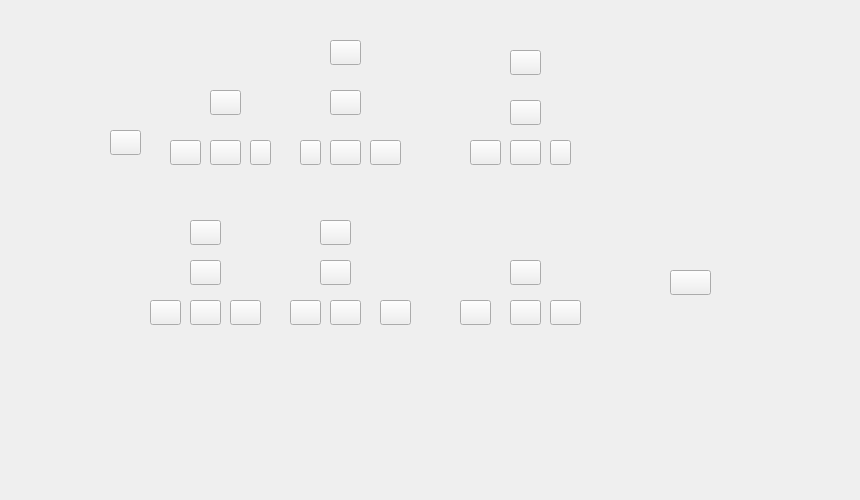
     <widget class="QWidget" name="page_2">
      <widget class="QWidget" name="Widget6CarriageStatus" native="true">
       <property name="geometry">
        <rect>
         <x>90</x>
         <y>30</y>
         <width>761</width>
         <height>461</height>
        </rect>
       </property>
       <widget class="QPushButton" name="pushButtonCar1DriverAlarm">
        <property name="geometry">
         <rect>
          <x>20</x>
          <y>100</y>
          <width>31</width>
          <height>25</height>
         </rect>
        </property>
        <property name="text">
         <string/>
        </property>
       </widget>
       <widget class="QPushButton" name="pushButtonCar1NVRAlarm">
        <property name="geometry">
         <rect>
          <x>120</x>
          <y>60</y>
          <width>31</width>
          <height>25</height>
         </rect>
        </property>
        <property name="text">
         <string/>
        </property>
       </widget>
       <widget class="QPushButton" name="pushButtonCar1Alarm1">
        <property name="geometry">
         <rect>
          <x>80</x>
          <y>110</y>
          <width>31</width>
          <height>25</height>
         </rect>
        </property>
        <property name="text">
         <string/>
        </property>
       </widget>
       <widget class="QPushButton" name="pushButtonCar1Alarm2">
        <property name="geometry">
         <rect>
          <x>120</x>
          <y>110</y>
          <width>31</width>
          <height>25</height>
         </rect>
        </property>
        <property name="text">
         <string/>
        </property>
       </widget>
       <widget class="QPushButton" name="pushButtonCar1Alarm3">
        <property name="geometry">
         <rect>
          <x>160</x>
          <y>110</y>
          <width>21</width>
          <height>25</height>
         </rect>
        </property>
        <property name="text">
         <string/>
        </property>
       </widget>
       <widget class="QPushButton" name="pushButtonCar2PantoAlarm">
        <property name="geometry">
         <rect>
          <x>240</x>
          <y>10</y>
          <width>31</width>
          <height>25</height>
         </rect>
        </property>
        <property name="text">
         <string/>
        </property>
       </widget>
       <widget class="QPushButton" name="pushButtonCar2NVRAlarm">
        <property name="geometry">
         <rect>
          <x>240</x>
          <y>60</y>
          <width>31</width>
          <height>25</height>
         </rect>
        </property>
        <property name="text">
         <string/>
        </property>
       </widget>
       <widget class="QPushButton" name="pushButtonCar2Alarm1">
        <property name="geometry">
         <rect>
          <x>210</x>
          <y>110</y>
          <width>21</width>
          <height>25</height>
         </rect>
        </property>
        <property name="text">
         <string/>
        </property>
       </widget>
       <widget class="QPushButton" name="pushButtonCar2Alarm2">
        <property name="geometry">
         <rect>
          <x>240</x>
          <y>110</y>
          <width>31</width>
          <height>25</height>
         </rect>
        </property>
        <property name="text">
         <string/>
        </property>
       </widget>
       <widget class="QPushButton" name="pushButtonCar2Alarm3">
        <property name="geometry">
         <rect>
          <x>280</x>
          <y>110</y>
          <width>31</width>
          <height>25</height>
         </rect>
        </property>
        <property name="text">
         <string/>
        </property>
       </widget>
       <widget class="QPushButton" name="pushButtonCar3NVRAlarm">
        <property name="geometry">
         <rect>
          <x>420</x>
          <y>70</y>
          <width>31</width>
          <height>25</height>
         </rect>
        </property>
        <property name="text">
         <string/>
        </property>
       </widget>
       <widget class="QPushButton" name="pushButtonCar3Alarm1">
        <property name="geometry">
         <rect>
          <x>380</x>
          <y>110</y>
          <width>31</width>
          <height>25</height>
         </rect>
        </property>
        <property name="text">
         <string/>
        </property>
       </widget>
       <widget class="QPushButton" name="pushButtonCar3Alarm2">
        <property name="geometry">
         <rect>
          <x>420</x>
          <y>110</y>
          <width>31</width>
          <height>25</height>
         </rect>
        </property>
        <property name="text">
         <string/>
        </property>
       </widget>
       <widget class="QPushButton" name="pushButtonCar3Alarm3">
        <property name="geometry">
         <rect>
          <x>460</x>
          <y>110</y>
          <width>21</width>
          <height>25</height>
         </rect>
        </property>
        <property name="text">
         <string/>
        </property>
       </widget>
       <widget class="QPushButton" name="pushButtonCar4NVRAlarm">
        <property name="geometry">
         <rect>
          <x>100</x>
          <y>230</y>
          <width>31</width>
          <height>25</height>
         </rect>
        </property>
        <property name="text">
         <string/>
        </property>
       </widget>
       <widget class="QPushButton" name="pushButtonCar4Alarm1">
        <property name="geometry">
         <rect>
          <x>60</x>
          <y>270</y>
          <width>31</width>
          <height>25</height>
         </rect>
        </property>
        <property name="text">
         <string/>
        </property>
       </widget>
       <widget class="QPushButton" name="pushButtonCar4Alarm2">
        <property name="geometry">
         <rect>
          <x>100</x>
          <y>270</y>
          <width>31</width>
          <height>25</height>
         </rect>
        </property>
        <property name="text">
         <string/>
        </property>
       </widget>
       <widget class="QPushButton" name="pushButtonCar4Alarm3">
        <property name="geometry">
         <rect>
          <x>140</x>
          <y>270</y>
          <width>31</width>
          <height>25</height>
         </rect>
        </property>
        <property name="text">
         <string/>
        </property>
       </widget>
       <widget class="QPushButton" name="pushButtonCar5PantoAlarm">
        <property name="geometry">
         <rect>
          <x>230</x>
          <y>190</y>
          <width>31</width>
          <height>25</height>
         </rect>
        </property>
        <property name="text">
         <string/>
        </property>
       </widget>
       <widget class="QPushButton" name="pushButtonCar5Alarm1">
        <property name="geometry">
         <rect>
          <x>200</x>
          <y>270</y>
          <width>31</width>
          <height>25</height>
         </rect>
        </property>
        <property name="text">
         <string/>
        </property>
       </widget>
       <widget class="QPushButton" name="pushButtonCar5NVRAlarm">
        <property name="geometry">
         <rect>
          <x>230</x>
          <y>230</y>
          <width>31</width>
          <height>25</height>
         </rect>
        </property>
        <property name="text">
         <string/>
        </property>
       </widget>
       <widget class="QPushButton" name="pushButtonCar5Alarm2">
        <property name="geometry">
         <rect>
          <x>240</x>
          <y>270</y>
          <width>31</width>
          <height>25</height>
         </rect>
        </property>
        <property name="text">
         <string/>
        </property>
       </widget>
       <widget class="QPushButton" name="pushButtonCar5Alarm3">
        <property name="geometry">
         <rect>
          <x>290</x>
          <y>270</y>
          <width>31</width>
          <height>25</height>
         </rect>
        </property>
        <property name="text">
         <string/>
        </property>
       </widget>
       <widget class="QPushButton" name="pushButtonCar6NVRAlarm">
        <property name="geometry">
         <rect>
          <x>420</x>
          <y>230</y>
          <width>31</width>
          <height>25</height>
         </rect>
        </property>
        <property name="text">
         <string/>
        </property>
       </widget>
       <widget class="QPushButton" name="pushButtonCar6Alarm1">
        <property name="geometry">
         <rect>
          <x>370</x>
          <y>270</y>
          <width>31</width>
          <height>25</height>
         </rect>
        </property>
        <property name="text">
         <string/>
        </property>
       </widget>
       <widget class="QPushButton" name="pushButtonCar6Alarm2">
        <property name="geometry">
         <rect>
          <x>420</x>
          <y>270</y>
          <width>31</width>
          <height>25</height>
         </rect>
        </property>
        <property name="text">
         <string/>
        </property>
       </widget>
       <widget class="QPushButton" name="pushButtonCar6Alarm3">
        <property name="geometry">
         <rect>
          <x>460</x>
          <y>270</y>
          <width>31</width>
          <height>25</height>
         </rect>
        </property>
        <property name="text">
         <string/>
        </property>
       </widget>
       <widget class="QPushButton" name="pushButtonCar6DriverAlarm">
        <property name="geometry">
         <rect>
          <x>580</x>
          <y>240</y>
          <width>41</width>
          <height>25</height>
         </rect>
        </property>
        <property name="text">
         <string/>
        </property>
       </widget>
       <widget class="QPushButton" name="pushButtonCar3PantoAlarm">
        <property name="geometry">
         <rect>
          <x>420</x>
          <y>20</y>
          <width>31</width>
          <height>25</height>
         </rect>
        </property>
        <property name="text">
         <string/>
        </property>
       </widget>
       <widget class="QPushButton" name="pushButtonCar4PantoAlarm">
        <property name="geometry">
         <rect>
          <x>100</x>
          <y>190</y>
          <width>31</width>
          <height>25</height>
         </rect>
        </property>
        <property name="text">
         <string/>
        </property>
       </widget>
      </widget>
     </widget>
